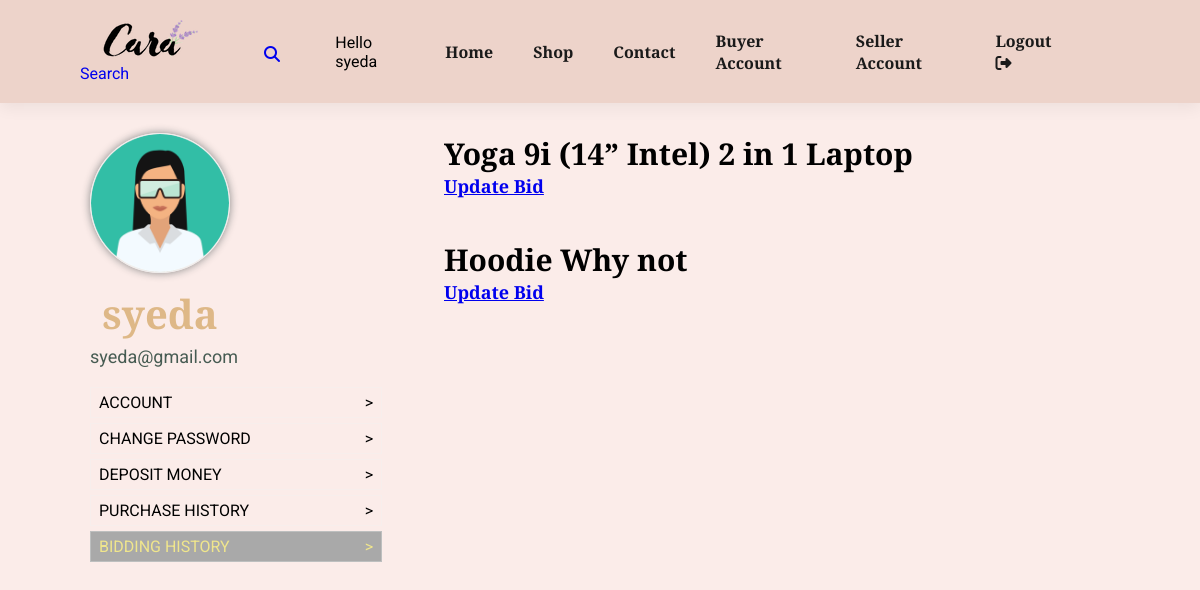
/buyer-account/bidding-history/ (signed in), run on an earlier commit of the app's database.
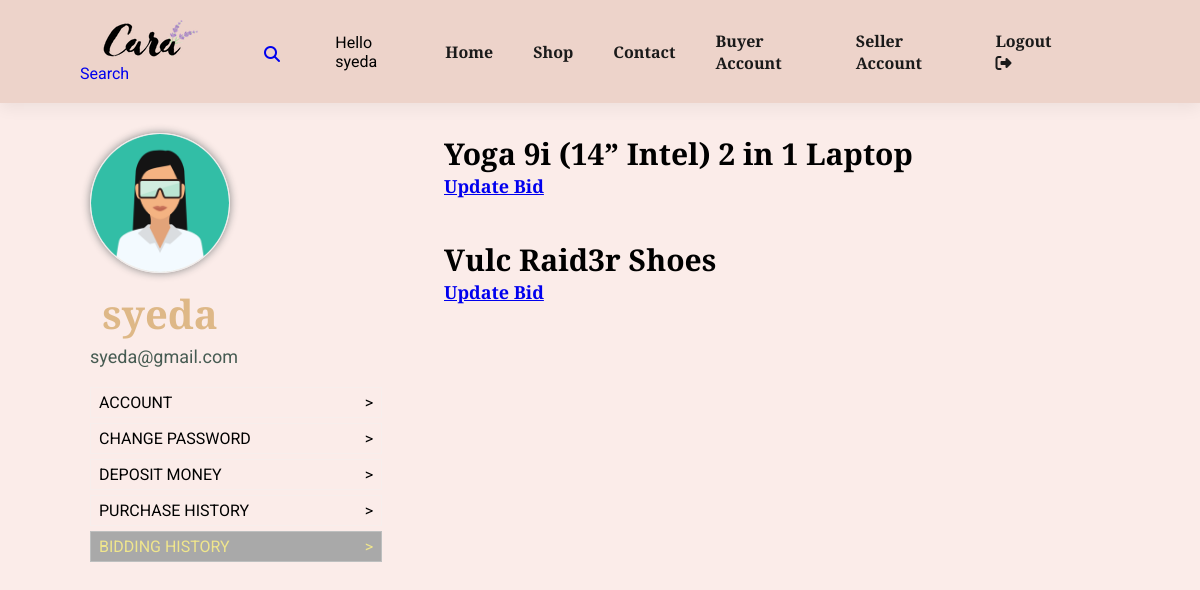
And on a later commit of the database.
### store/models.py (models this page shows, shortened)
class Bid(models.Model):
    bidder = models.ForeignKey(User, on_delete=models.CASCADE)
    bidding_price = models.FloatField()
    product = models.ForeignKey(Product, on_delete=models.CASCADE)
    orderStatuses = (
        ('Pending', "Pending"),
        ('Bid_Accepted', 'Bid_Accepted'),
        ('Bid_Rejected', 'Bid_Rejected'),
    )
    bid_status = models.CharField(max_length=150, choices=orderStatuses, default='Pending')
    quantity = models.IntegerField(null=False)
    created_at = models.DateTimeField(auto_now=True)

class Product(models.Model):
    category = models.ForeignKey(Category,  on_delete=models.CASCADE)
    slug = models.CharField(max_length=150, null=False, blank=False)
    name = models.CharField(max_length=50, null=False, blank=False)
    author = models.ForeignKey(User, on_delete=models.CASCADE, null=False, blank=False)
    product_image = models.ImageField(upload_to=get_file_path_pro, null=True, blank=True)
    small_description = models.TextField(max_length=250, null=False, blank=False)
    quantity = models.IntegerField(null=False, blank=False)
    original_price = models.FloatField(null=False, blank=False)
    bid_starting_price = models.FloatField(null=False, blank=False)
    bid_current_price = models.FloatField(null=True, blank=True)
    description = models.TextField(max_length=500, null=False, blank=False)
    status = models.BooleanField(default= False, help_text="0=Show, 1=Hidden")
    bid_status = models.BooleanField(default= False, help_text="0=Show, 1=Hidden")
    trending = models.BooleanField(default= False, help_text="0=Default, 1=Hidden")
    tag = models.CharField(max_length=150, null=False, blank=False)
    meta_title = models.CharField(max_length=150, null=False, blank=False)
    meta_keywords= models.CharField(max_length=150, null=False, blank=False)
    meta_description= models.CharField(max_length=500, null=False, blank=False)
    created_at = models.DateTimeField(auto_now_add=True)

### store/views.py (the view)
# urls.py: path('buyer-account/bidding-history/', views.buyer_bidding_history, name="buyer_bidding_history"),
def buyer_bidding_history(request):
    curr_user = request.user
    all_bids = Bid.objects.all()
    curr_user_bids = all_bids.filter(bidder_id = curr_user.id)
    context = {
        'bids' : curr_user_bids
    }
    return render(request, 'store/buyer/buyer_bidding_history.html', context)

### store/templates/store/buyer/buyer_bidding_history.html (shortened to what this page needs)
{% extends "store/base.html" %}
{% load static %}
{% load crispy_forms_tags %}
{% block content %}
    <div class="section-p1">
        <div class="buyer_account_page">
            <div class="buyer_profile">
                <div class="buyer_profile_detail">
                    <img src="{{ user.account.image.url }}">
                    <h2> {{ user.username }}</h2>
                    <p> {{ user.email }} </p>
                </div>
                <br>
                <ul class="buyer_account_options">
                    <li><a href="{% url 'buyer_account' %}"> Account <span> > </span></a></li>
                    <li><a href="{% url 'password_reset' %}" class=""> Change Password <span> > </span></a></li>
                    <li><a href="{% url 'buyer_deposit_money' %}" class=""> Deposit Money <span> > </span></a></li>
                    <li><a href="{% url 'buyer_purchase_history' %}" class=""> Purchase History <span> > </span></a></li>
                    <li  class="profile_active"><a href="{% url 'buyer_bidding_history' %}" class=""> Bidding History <span> > </span></a></li>
                </ul>
            </div>
            <div class="buyer_account_detail">
                <div id="get_profile_info">
                    {% if bids %}
                    {% for bid in bids %}
                        <div>
                            <h3> {{ bid.product.name }} <h3>
                            <p><a href="{% url 'productview' bid.product.category.slug bid.product.slug %}"> Update Bid </a></p>
                            <br>
                        </div>
                    {% endfor %}
                    {% else %}
                        <h2>No bids available</h2>
                    {% endif %}
                </div>
            </div>
{% endblock content%}

What changed in the data, as far as the page shows it:
removed Bid: product.name "Hoodie Why not"
added Bid: product.name "Vulc Raid3r Shoes"
